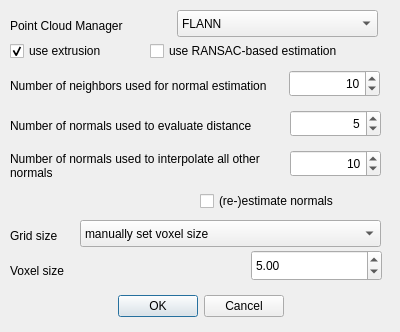
<?xml version="1.0" encoding="UTF-8"?>
<ui version="4.0">
 <class>ReconstructViaMarchingCubesDialog</class>
 <widget class="QDialog" name="ReconstructViaMarchingCubesDialog">
  <property name="geometry">
   <rect>
    <x>0</x>
    <y>0</y>
    <width>400</width>
    <height>332</height>
   </rect>
  </property>
  <property name="windowTitle">
   <string>Marching Cubes</string>
  </property>
  <widget class="QDialogButtonBox" name="buttonBox">
   <property name="geometry">
    <rect>
     <x>10</x>
     <y>290</y>
     <width>381</width>
     <height>32</height>
    </rect>
   </property>
   <property name="orientation">
    <enum>Qt::Horizontal</enum>
   </property>
   <property name="standardButtons">
    <set>QDialogButtonBox::Cancel|QDialogButtonBox::Ok</set>
   </property>
   <property name="centerButtons">
    <bool>true</bool>
   </property>
  </widget>
  <widget class="QLabel" name="label_pcm">
   <property name="geometry">
    <rect>
     <x>10</x>
     <y>10</y>
     <width>151</width>
     <height>31</height>
    </rect>
   </property>
   <property name="text">
    <string>Point Cloud Manager</string>
   </property>
  </widget>
  <widget class="QComboBox" name="comboBox_pcm">
   <property name="geometry">
    <rect>
     <x>177</x>
     <y>10</y>
     <width>201</width>
     <height>27</height>
    </rect>
   </property>
   <item>
    <property name="text">
     <string>FLANN</string>
    </property>
   </item>
   <item>
    <property name="text">
     <string>PCL</string>
    </property>
   </item>
   <item>
    <property name="text">
     <string>STANN</string>
    </property>
   </item>
   <item>
    <property name="text">
     <string>NABO</string>
    </property>
   </item>
  </widget>
  <widget class="QLabel" name="label_kn">
   <property name="geometry">
    <rect>
     <x>10</x>
     <y>70</y>
     <width>271</width>
     <height>31</height>
    </rect>
   </property>
   <property name="text">
    <string>Number of neighbors used for normal estimation</string>
   </property>
   <property name="wordWrap">
    <bool>true</bool>
   </property>
  </widget>
  <widget class="QLabel" name="label_kd">
   <property name="geometry">
    <rect>
     <x>10</x>
     <y>110</y>
     <width>271</width>
     <height>31</height>
    </rect>
   </property>
   <property name="text">
    <string>Number of normals used to evaluate distance</string>
   </property>
   <property name="wordWrap">
    <bool>true</bool>
   </property>
  </widget>
  <widget class="QLabel" name="label_ki">
   <property name="geometry">
    <rect>
     <x>10</x>
     <y>150</y>
     <width>271</width>
     <height>31</height>
    </rect>
   </property>
   <property name="text">
    <string>Number of normals used to interpolate all other normals</string>
   </property>
   <property name="wordWrap">
    <bool>true</bool>
   </property>
  </widget>
  <widget class="QCheckBox" name="checkBox_renormals">
   <property name="geometry">
    <rect>
     <x>200</x>
     <y>190</y>
     <width>171</width>
     <height>22</height>
    </rect>
   </property>
   <property name="text">
    <string>(re-)estimate normals</string>
   </property>
   <property name="checked">
    <bool>false</bool>
   </property>
  </widget>
  <widget class="QCheckBox" name="checkBox_RANSAC">
   <property name="geometry">
    <rect>
     <x>150</x>
     <y>40</y>
     <width>231</width>
     <height>22</height>
    </rect>
   </property>
   <property name="text">
    <string>use RANSAC-based estimation</string>
   </property>
   <property name="checked">
    <bool>false</bool>
   </property>
  </widget>
  <widget class="QCheckBox" name="checkBox_Extrusion">
   <property name="geometry">
    <rect>
     <x>10</x>
     <y>40</y>
     <width>121</width>
     <height>22</height>
    </rect>
   </property>
   <property name="text">
    <string>use extrusion</string>
   </property>
   <property name="checked">
    <bool>true</bool>
   </property>
  </widget>
  <widget class="QLabel" name="label_gs">
   <property name="geometry">
    <rect>
     <x>10</x>
     <y>220</y>
     <width>66</width>
     <height>31</height>
    </rect>
   </property>
   <property name="text">
    <string>Grid size</string>
   </property>
  </widget>
  <widget class="QComboBox" name="comboBox_gs">
   <property name="geometry">
    <rect>
     <x>80</x>
     <y>220</y>
     <width>301</width>
     <height>27</height>
    </rect>
   </property>
   <item>
    <property name="text">
     <string>manually set voxel size</string>
    </property>
   </item>
   <item>
    <property name="text">
     <string>use intersection count to determine size</string>
    </property>
   </item>
  </widget>
  <widget class="QLabel" name="label_below_gs">
   <property name="geometry">
    <rect>
     <x>10</x>
     <y>260</y>
     <width>271</width>
     <height>21</height>
    </rect>
   </property>
   <property name="text">
    <string>Voxel size</string>
   </property>
  </widget>
  <widget class="QSpinBox" name="spinBox_kn">
   <property name="geometry">
    <rect>
     <x>289</x>
     <y>70</y>
     <width>91</width>
     <height>27</height>
    </rect>
   </property>
   <property name="alignment">
    <set>Qt::AlignRight|Qt::AlignTrailing|Qt::AlignVCenter</set>
   </property>
   <property name="minimum">
    <number>1</number>
   </property>
   <property name="maximum">
    <number>1000</number>
   </property>
   <property name="value">
    <number>10</number>
   </property>
  </widget>
  <widget class="QSpinBox" name="spinBox_kd">
   <property name="geometry">
    <rect>
     <x>290</x>
     <y>110</y>
     <width>91</width>
     <height>27</height>
    </rect>
   </property>
   <property name="alignment">
    <set>Qt::AlignRight|Qt::AlignTrailing|Qt::AlignVCenter</set>
   </property>
   <property name="minimum">
    <number>1</number>
   </property>
   <property name="maximum">
    <number>1000</number>
   </property>
   <property name="value">
    <number>5</number>
   </property>
  </widget>
  <widget class="QSpinBox" name="spinBox_ki">
   <property name="geometry">
    <rect>
     <x>290</x>
     <y>150</y>
     <width>91</width>
     <height>27</height>
    </rect>
   </property>
   <property name="alignment">
    <set>Qt::AlignRight|Qt::AlignTrailing|Qt::AlignVCenter</set>
   </property>
   <property name="minimum">
    <number>1</number>
   </property>
   <property name="maximum">
    <number>1000</number>
   </property>
   <property name="value">
    <number>10</number>
   </property>
  </widget>
  <widget class="QDoubleSpinBox" name="spinBox_below_gs">
   <property name="geometry">
    <rect>
     <x>251</x>
     <y>250</y>
     <width>131</width>
     <height>31</height>
    </rect>
   </property>
   <property name="maximum">
    <double>99999.990000000005239</double>
   </property>
   <property name="singleStep">
    <double>0.100000000000000</double>
   </property>
   <property name="value">
    <double>5.000000000000000</double>
   </property>
  </widget>
 </widget>
 <resources/>
 <connections>
  <connection>
   <sender>buttonBox</sender>
   <signal>accepted()</signal>
   <receiver>ReconstructViaMarchingCubesDialog</receiver>
   <slot>accept()</slot>
   <hints>
    <hint type="sourcelabel">
     <x>248</x>
     <y>254</y>
    </hint>
    <hint type="destinationlabel">
     <x>157</x>
     <y>274</y>
    </hint>
   </hints>
  </connection>
  <connection>
   <sender>buttonBox</sender>
   <signal>rejected()</signal>
   <receiver>ReconstructViaMarchingCubesDialog</receiver>
   <slot>reject()</slot>
   <hints>
    <hint type="sourcelabel">
     <x>316</x>
     <y>260</y>
    </hint>
    <hint type="destinationlabel">
     <x>286</x>
     <y>274</y>
    </hint>
   </hints>
  </connection>
 </connections>
</ui>
